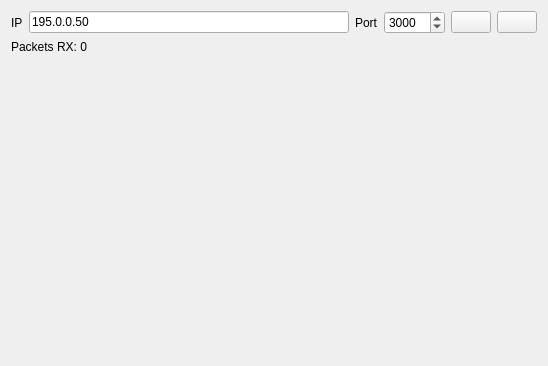
<?xml version="1.0" encoding="UTF-8"?>
<ui version="4.0">
 <class>RtRange</class>
 <widget class="QWidget" name="RtRange">
  <property name="geometry">
   <rect>
    <x>0</x>
    <y>0</y>
    <width>548</width>
    <height>366</height>
   </rect>
  </property>
  <property name="windowTitle">
   <string>Form</string>
  </property>
  <layout class="QVBoxLayout" name="verticalLayout">
   <item>
    <layout class="QHBoxLayout" name="horizontalLayout">
     <item>
      <widget class="QLabel" name="label">
       <property name="text">
        <string>IP</string>
       </property>
      </widget>
     </item>
     <item>
      <widget class="QLineEdit" name="ipEditEdit">
       <property name="text">
        <string>195.0.0.50</string>
       </property>
      </widget>
     </item>
     <item>
      <widget class="QLabel" name="label_2">
       <property name="text">
        <string>Port</string>
       </property>
      </widget>
     </item>
     <item>
      <widget class="QSpinBox" name="portBox">
       <property name="maximum">
        <number>65535</number>
       </property>
       <property name="value">
        <number>3000</number>
       </property>
      </widget>
     </item>
     <item>
      <widget class="QPushButton" name="disconnectButton">
       <property name="toolTip">
        <string>Disconnect</string>
       </property>
       <property name="text">
        <string/>
       </property>
       <property name="icon">
        <iconset resource="resources.qrc">
         <normaloff>:/models/Icons/Disconnected-96.png</normaloff>:/models/Icons/Disconnected-96.png</iconset>
       </property>
      </widget>
     </item>
     <item>
      <widget class="QPushButton" name="connectButton">
       <property name="toolTip">
        <string>Connect</string>
       </property>
       <property name="text">
        <string/>
       </property>
       <property name="icon">
        <iconset resource="resources.qrc">
         <normaloff>:/models/Icons/Connected-96.png</normaloff>:/models/Icons/Connected-96.png</iconset>
       </property>
      </widget>
     </item>
    </layout>
   </item>
   <item>
    <widget class="QLabel" name="packetLabel">
     <property name="text">
      <string>Packets RX: 0</string>
     </property>
    </widget>
   </item>
   <item>
    <spacer name="verticalSpacer">
     <property name="orientation">
      <enum>Qt::Vertical</enum>
     </property>
     <property name="sizeHint" stdset="0">
      <size>
       <width>20</width>
       <height>288</height>
      </size>
     </property>
    </spacer>
   </item>
  </layout>
 </widget>
 <resources>
  <include location="resources.qrc"/>
 </resources>
 <connections/>
</ui>
